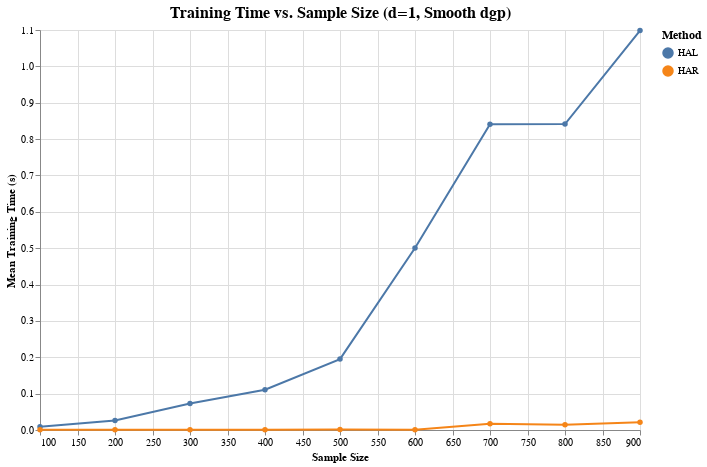
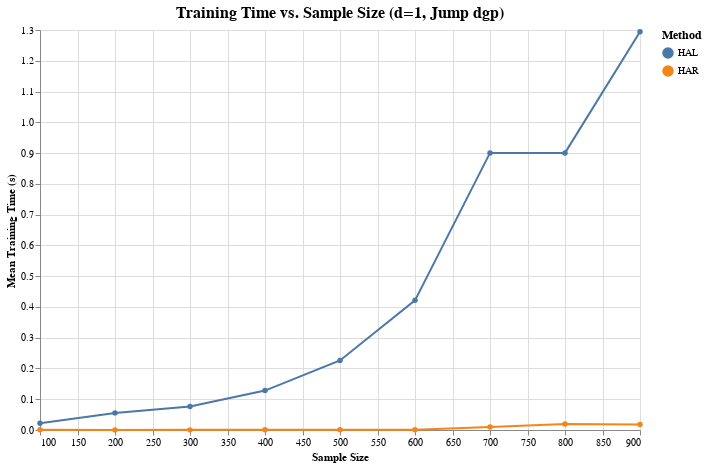
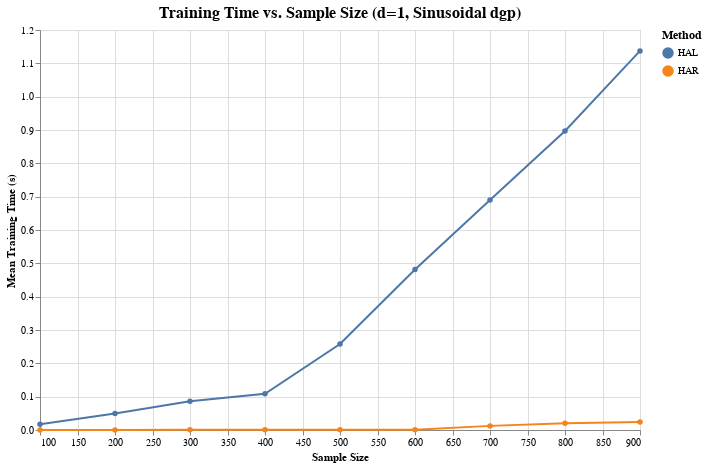
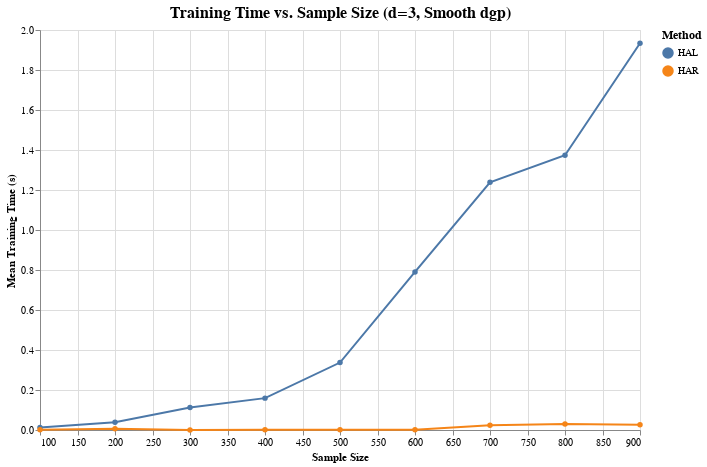

The notebook cell saved with these charts, in order:
### Code cell
d_sizes = [1, 3, 5]
num_trials = 3
sample_sizes = np.arange(start=100, stop=1000, step=100)
data_generators = [SmoothDataGenerator, JumpDataGenerator, SinusoidalDataGenerator]
data_frames = []
all_plots = []

# Run trials for all combinations of d sizes, sample sizes, and data generators
for d in d_sizes:
    for dgp in data_generators:
        results = RunTrials.run_trials(d, sample_sizes, num_trials, dgp)
        df = pd.DataFrame(results)
        all_plots.append(TrainTimePlotter.plot(df, d, dgp.name))
        display(TrainTimePlotter.plot(df, d, dgp.name))
        data_frames.append(df)

### Figure 1 — Vega-Lite specification as saved in the notebook (floating-point values rounded to 4 significant figures)
{"config": {"view": {"continuousWidth": 300, "continuousHeight": 300}, "axis": {"grid": true}, "legend": {"labelFontSize": 10, "titleFontSize": 12}, "title": {"fontSize": 16}}, "data": {"name": "data-88c7d7510f90a0af2551ee3ec883c121"}, "mark": {"type": "line", "point": true}, "encoding": {"color": {"field": "Method", "legend": {"title": "Method"}, "type": "nominal"}, "tooltip": [{"field": "Sample Size", "type": "quantitative"}, {"field": "Method", "type": "nominal"}, {"field": "mean_training_time", "type": "quantitative"}], "x": {"field": "Sample Size", "title": "Sample Size", "type": "quantitative"}, "y": {"field": "mean_training_time", "title": "Mean Training Time (s)", "type": "quantitative"}}, "height": 400, "title": "Training Time vs. Sample Size\n(d=1, Smooth dgp)", "width": 600, "$schema": "https://vega.github.io/schema/vega-lite/v5.17.0.json", "datasets": {"data-88c7d7510f90a0af2551ee3ec883c121": [{"Sample Size": 100, "Method": "HAL", "mean_training_time": 0.008639, "std_training_time": 0.0006908}, {"Sample Size": 100, "Method": "HAR", "mean_training_time": 0.0003997, "std_training_time": 1.503e-05}, {"Sample Size": 200, "Method": "HAL", "mean_training_time": 0.02603, "std_training_time": 0.004899}, {"Sample Size": 200, "Method": "HAR", "mean_training_time": 0.0003906, "std_training_time": 9.843e-06}, {"Sample Size": 300, "Method": "HAL", "mean_training_time": 0.07313, "std_training_time": 0.01762}, {"Sample Size": 300, "Method": "HAR", "mean_training_time": 0.0004304, "std_training_time": 1.751e-05}, {"Sample Size": 400, "Method": "HAL", "mean_training_time": 0.1107, "std_training_time": 0.02186}, {"Sample Size": 400, "Method": "HAR", "mean_training_time": 0.000842, "std_training_time": 0.0005345}, {"Sample Size": 500, "Method": "HAL", "mean_training_time": 0.195, "std_training_time": 0.01167}, {"Sample Size": 500, "Method": "HAR", "mean_training_time": 0.001388, "std_training_time": 0.001415}, {"Sample Size": 600, "Method": "HAL", "mean_training_time": 0.5006, "std_training_time": 0.05905}, {"Sample Size": 600, "Method": "HAR", "mean_training_time": 0.0007272, "std_training_time": 3.757e-05}, {"Sample Size": 700, "Method": "HAL", "mean_training_time": 0.8409, "std_training_time": 0.04101}, {"Sample Size": 700, "Method": "HAR", "mean_training_time": 0.01713, "std_training_time": 0.008127}, {"Sample Size": 800, "Method": "HAL", "mean_training_time": 0.8412, "std_training_time": 0.0888}, {"Sample Size": 800, "Method": "HAR", "mean_training_time": 0.01456, "std_training_time": 0.009691}, {"Sample Size": 900, "Method": "HAL", "mean_training_time": 1.099, "std_training_time": 0.1406}, {"Sample Size": 900, "Method": "HAR", "mean_training_time": 0.02128, "std_training_time": 0.01799}]}}

### Figure 2 — Vega-Lite specification as saved in the notebook (floating-point values rounded to 4 significant figures)
{"config": {"view": {"continuousWidth": 300, "continuousHeight": 300}, "axis": {"grid": true}, "legend": {"labelFontSize": 10, "titleFontSize": 12}, "title": {"fontSize": 16}}, "data": {"name": "data-8f251cbc7cb99421f7e0f57af2135b64"}, "mark": {"type": "line", "point": true}, "encoding": {"color": {"field": "Method", "legend": {"title": "Method"}, "type": "nominal"}, "tooltip": [{"field": "Sample Size", "type": "quantitative"}, {"field": "Method", "type": "nominal"}, {"field": "mean_training_time", "type": "quantitative"}], "x": {"field": "Sample Size", "title": "Sample Size", "type": "quantitative"}, "y": {"field": "mean_training_time", "title": "Mean Training Time (s)", "type": "quantitative"}}, "height": 400, "title": "Training Time vs. Sample Size\n(d=1, Jump dgp)", "width": 600, "$schema": "https://vega.github.io/schema/vega-lite/v5.17.0.json", "datasets": {"data-8f251cbc7cb99421f7e0f57af2135b64": [{"Sample Size": 100, "Method": "HAL", "mean_training_time": 0.02219, "std_training_time": 0.01191}, {"Sample Size": 100, "Method": "HAR", "mean_training_time": 0.0006547, "std_training_time": 0.0005019}, {"Sample Size": 200, "Method": "HAL", "mean_training_time": 0.05562, "std_training_time": 0.01867}, {"Sample Size": 200, "Method": "HAR", "mean_training_time": 0.0003769, "std_training_time": 3.029e-05}, {"Sample Size": 300, "Method": "HAL", "mean_training_time": 0.07667, "std_training_time": 0.005927}, {"Sample Size": 300, "Method": "HAR", "mean_training_time": 0.0004327, "std_training_time": 1.489e-06}, {"Sample Size": 400, "Method": "HAL", "mean_training_time": 0.1281, "std_training_time": 0.02897}, {"Sample Size": 400, "Method": "HAR", "mean_training_time": 0.0009564, "std_training_time": 0.000761}, {"Sample Size": 500, "Method": "HAL", "mean_training_time": 0.2261, "std_training_time": 0.04202}, {"Sample Size": 500, "Method": "HAR", "mean_training_time": 0.000555, "std_training_time": 3.402e-05}, {"Sample Size": 600, "Method": "HAL", "mean_training_time": 0.4214, "std_training_time": 0.02657}, {"Sample Size": 600, "Method": "HAR", "mean_training_time": 0.0007153, "std_training_time": 1.396e-05}, {"Sample Size": 700, "Method": "HAL", "mean_training_time": 0.9005, "std_training_time": 0.05768}, {"Sample Size": 700, "Method": "HAR", "mean_training_time": 0.009741, "std_training_time": 0.0008253}, {"Sample Size": 800, "Method": "HAL", "mean_training_time": 0.9006, "std_training_time": 0.08238}, {"Sample Size": 800, "Method": "HAR", "mean_training_time": 0.01977, "std_training_time": 0.0005057}, {"Sample Size": 900, "Method": "HAL", "mean_training_time": 1.294, "std_training_time": 0.05738}, {"Sample Size": 900, "Method": "HAR", "mean_training_time": 0.01805, "std_training_time": 0.006151}]}}

### Figure 3 — Vega-Lite specification as saved in the notebook (floating-point values rounded to 4 significant figures)
{"config": {"view": {"continuousWidth": 300, "continuousHeight": 300}, "axis": {"grid": true}, "legend": {"labelFontSize": 10, "titleFontSize": 12}, "title": {"fontSize": 16}}, "data": {"name": "data-5e9d616176fe30f296c3b8f35c79e261"}, "mark": {"type": "line", "point": true}, "encoding": {"color": {"field": "Method", "legend": {"title": "Method"}, "type": "nominal"}, "tooltip": [{"field": "Sample Size", "type": "quantitative"}, {"field": "Method", "type": "nominal"}, {"field": "mean_training_time", "type": "quantitative"}], "x": {"field": "Sample Size", "title": "Sample Size", "type": "quantitative"}, "y": {"field": "mean_training_time", "title": "Mean Training Time (s)", "type": "quantitative"}}, "height": 400, "title": "Training Time vs. Sample Size\n(d=1, Sinusoidal dgp)", "width": 600, "$schema": "https://vega.github.io/schema/vega-lite/v5.17.0.json", "datasets": {"data-5e9d616176fe30f296c3b8f35c79e261": [{"Sample Size": 100, "Method": "HAL", "mean_training_time": 0.01729, "std_training_time": 0.01688}, {"Sample Size": 100, "Method": "HAR", "mean_training_time": 0.000337, "std_training_time": 3.025e-05}, {"Sample Size": 200, "Method": "HAL", "mean_training_time": 0.0498, "std_training_time": 0.008204}, {"Sample Size": 200, "Method": "HAR", "mean_training_time": 0.0003483, "std_training_time": 6.403e-06}, {"Sample Size": 300, "Method": "HAL", "mean_training_time": 0.08649, "std_training_time": 0.01301}, {"Sample Size": 300, "Method": "HAR", "mean_training_time": 0.000423, "std_training_time": 1.433e-05}, {"Sample Size": 400, "Method": "HAL", "mean_training_time": 0.1086, "std_training_time": 0.01279}, {"Sample Size": 400, "Method": "HAR", "mean_training_time": 0.000522, "std_training_time": 1.309e-05}, {"Sample Size": 500, "Method": "HAL", "mean_training_time": 0.2581, "std_training_time": 0.02834}, {"Sample Size": 500, "Method": "HAR", "mean_training_time": 0.0005955, "std_training_time": 4.07e-05}, {"Sample Size": 600, "Method": "HAL", "mean_training_time": 0.4817, "std_training_time": 0.04208}, {"Sample Size": 600, "Method": "HAR", "mean_training_time": 0.0007075, "std_training_time": 1.847e-05}, {"Sample Size": 700, "Method": "HAL", "mean_training_time": 0.6901, "std_training_time": 0.08124}, {"Sample Size": 700, "Method": "HAR", "mean_training_time": 0.01237, "std_training_time": 0.002685}, {"Sample Size": 800, "Method": "HAL", "mean_training_time": 0.8968, "std_training_time": 0.09308}, {"Sample Size": 800, "Method": "HAR", "mean_training_time": 0.01998, "std_training_time": 0.009399}, {"Sample Size": 900, "Method": "HAL", "mean_training_time": 1.137, "std_training_time": 0.2208}, {"Sample Size": 900, "Method": "HAR", "mean_training_time": 0.02394, "std_training_time": 0.003189}]}}

### Figure 4 — Vega-Lite specification as saved in the notebook (floating-point values rounded to 4 significant figures)
{"config": {"view": {"continuousWidth": 300, "continuousHeight": 300}, "axis": {"grid": true}, "legend": {"labelFontSize": 10, "titleFontSize": 12}, "title": {"fontSize": 16}}, "data": {"name": "data-e51d59c8975c2b955f966677219a31b6"}, "mark": {"type": "line", "point": true}, "encoding": {"color": {"field": "Method", "legend": {"title": "Method"}, "type": "nominal"}, "tooltip": [{"field": "Sample Size", "type": "quantitative"}, {"field": "Method", "type": "nominal"}, {"field": "mean_training_time", "type": "quantitative"}], "x": {"field": "Sample Size", "title": "Sample Size", "type": "quantitative"}, "y": {"field": "mean_training_time", "title": "Mean Training Time (s)", "type": "quantitative"}}, "height": 400, "title": "Training Time vs. Sample Size\n(d=3, Smooth dgp)", "width": 600, "$schema": "https://vega.github.io/schema/vega-lite/v5.17.0.json", "datasets": {"data-e51d59c8975c2b955f966677219a31b6": [{"Sample Size": 100, "Method": "HAL", "mean_training_time": 0.01289, "std_training_time": 0.003417}, {"Sample Size": 100, "Method": "HAR", "mean_training_time": 0.0007675, "std_training_time": 0.0007481}, {"Sample Size": 200, "Method": "HAL", "mean_training_time": 0.03848, "std_training_time": 0.01225}, {"Sample Size": 200, "Method": "HAR", "mean_training_time": 0.006582, "std_training_time": 0.009851}, {"Sample Size": 300, "Method": "HAL", "mean_training_time": 0.1121, "std_training_time": 0.008799}, {"Sample Size": 300, "Method": "HAR", "mean_training_time": 0.0004683, "std_training_time": 1.165e-05}, {"Sample Size": 400, "Method": "HAL", "mean_training_time": 0.1593, "std_training_time": 0.02197}, {"Sample Size": 400, "Method": "HAR", "mean_training_time": 0.0008738, "std_training_time": 0.0004205}, {"Sample Size": 500, "Method": "HAL", "mean_training_time": 0.3372, "std_training_time": 0.0329}, {"Sample Size": 500, "Method": "HAR", "mean_training_time": 0.001265, "std_training_time": 0.001034}, {"Sample Size": 600, "Method": "HAL", "mean_training_time": 0.7902, "std_training_time": 0.1626}, {"Sample Size": 600, "Method": "HAR", "mean_training_time": 0.001268, "std_training_time": 0.0008137}, {"Sample Size": 700, "Method": "HAL", "mean_training_time": 1.239, "std_training_time": 0.2435}, {"Sample Size": 700, "Method": "HAR", "mean_training_time": 0.02403, "std_training_time": 0.01903}, {"Sample Size": 800, "Method": "HAL", "mean_training_time": 1.374, "std_training_time": 0.2393}, {"Sample Size": 800, "Method": "HAR", "mean_training_time": 0.03038, "std_training_time": 0.003893}, {"Sample Size": 900, "Method": "HAL", "mean_training_time": 1.933, "std_training_time": 0.373}, {"Sample Size": 900, "Method": "HAR", "mean_training_time": 0.02624, "std_training_time": 0.00697}]}}
